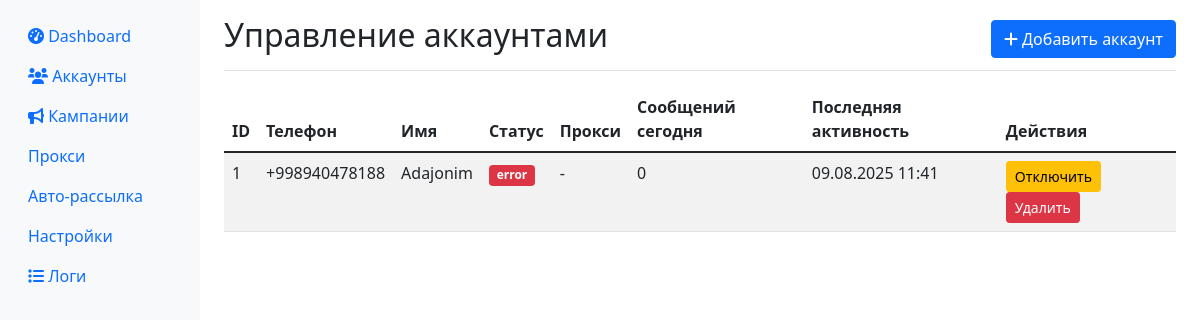
Page /accounts on the earlier database version.
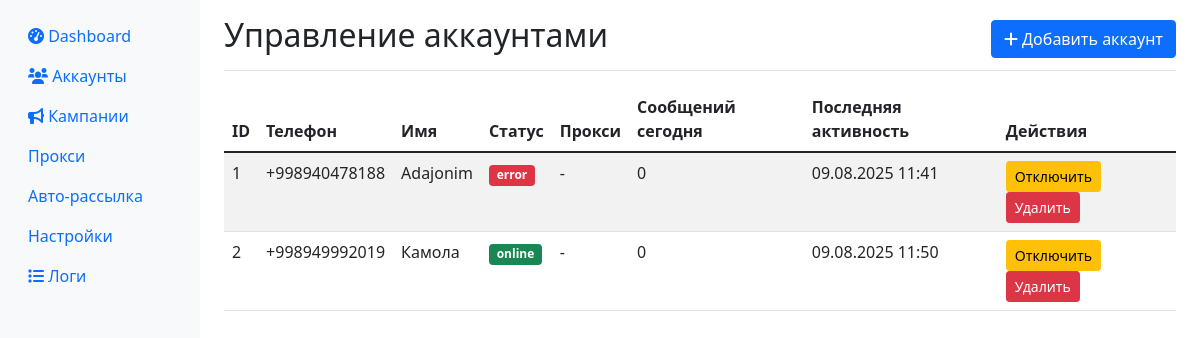
Same page on the later database version.
### app/database.py (models this page shows)
class Account(Base):
    __tablename__ = "accounts"
    id = Column(Integer, primary_key=True, index=True)
    phone = Column(String, unique=True, index=True)
    name = Column(String)
    status = Column(String, default="offline")  # online, offline, blocked, error
    session_data = Column(Text)  # зашифрованная сессия
    proxy = Column(String, nullable=True)
    created_at = Column(DateTime, default=datetime.utcnow)
    last_activity = Column(DateTime, default=datetime.utcnow)
    messages_sent_today = Column(Integer, default=0)
    messages_sent_hour = Column(Integer, default=0)
    last_message_time = Column(DateTime, nullable=True)
    is_active = Column(Boolean, default=True)

### app/web.py (the view)
@app.get("/accounts", response_class=HTMLResponse)
async def accounts_page(request: Request, db: Session = Depends(get_db)):
    accounts = db.query(Account).all()
    return templates.TemplateResponse("accounts.html", {
        "request": request,
        "accounts": accounts
    })

### templates/accounts.html (shortened to what this page needs)
{% extends "base.html" %}
{% block content %}
<div class="d-flex justify-content-between flex-wrap flex-md-nowrap align-items-center pt-3 pb-2 mb-3 border-bottom">
    <h1 class="h2">Управление аккаунтами</h1>
    <button class="btn btn-primary" data-bs-toggle="modal" data-bs-target="#addAccountModal">
        <i class="fas fa-plus"></i> Добавить аккаунт
    </button>
</div>
<div class="table-responsive">
    <table class="table table-striped">
        <thead>
            <tr>
                <th>ID</th>
                <th>Телефон</th>
                <th>Имя</th>
                <th>Статус</th>
                <th>Прокси</th>
                <th>Сообщений сегодня</th>
                <th>Последняя активность</th>
                <th>Действия</th>
            </tr>
        </thead>
        <tbody>
            {% for account in accounts %}
            <tr>
                <td>{{ account.id }}</td>
                <td>{{ account.phone }}</td>
                <td>{{ account.name or '-' }}</td>
                <td>
                    <span class="badge bg-{% if account.status == 'online' %}success{% elif account.status == 'offline' %}secondary{% elif account.status == 'error' %}danger{% else %}warning{% endif %}">
                        {{ account.status }}
                    </span>
                </td>
                <td>{{ account.proxy or '-' }}</td>
                <td>{{ account.messages_sent_today }}</td>
                <td>{{ account.last_activity.strftime('%d.%m.%Y %H:%M') if account.last_activity else '-' }}</td>
                <td>
                    <button class="btn btn-sm btn-{% if account.is_active %}warning{% else %}success{% endif %}"
                            onclick="toggleAccount({{ account.id }})">
                        {% if account.is_active %}Отключить{% else %}Включить{% endif %}
                    </button>
                    <button class="btn btn-sm btn-danger" onclick="deleteAccount({{ account.id }})">
                        Удалить
                    </button>
                </td>
            </tr>
            {% endfor %}
        </tbody>
    </table>
</div>
{% endblock %}

### templates/base.html (shortened to what this page needs)
<!DOCTYPE html>
<html lang="ru">
<head>
    <link href="https://cdn.jsdelivr.net/npm/bootstrap@5.1.3/dist/css/bootstrap.min.css" rel="stylesheet">
    <link href="https://cdnjs.cloudflare.com/ajax/libs/font-awesome/6.0.0/css/all.min.css" rel="stylesheet">
</head>
<body>
    <div class="container-fluid">
        <div class="row">
            <nav class="col-md-2 d-md-block sidebar collapse">
                <div class="position-sticky pt-3">
                    <ul class="nav flex-column">
                        <li class="nav-item">
                            <a class="nav-link" href="/">
                                <i class="fas fa-tachometer-alt"></i> Dashboard
                            </a>
                        </li>
                        <li class="nav-item">
                            <a class="nav-link" href="/accounts">
                                <i class="fas fa-users"></i> Аккаунты
                            </a>
                        </li>
                        <li class="nav-item">
                            <a class="nav-link" href="/campaigns">
                                <i class="fas fa-bullhorn"></i> Кампании
                            </a>
                        </li>
                        <li class="nav-item">
                            <a class="nav-link" href="/proxies">Прокси</a>
                        </li>
                        <li class="nav-item">
                            <a class="nav-link" href="/auto-campaign">Авто-рассылка</a>
                        </li>
                        <li class="nav-item">
                            <a class="nav-link" href="/settings">Настройки</a>
                        </li>
                        <li class="nav-item">
                            <a class="nav-link" href="/logs">
                                <i class="fas fa-list"></i> Логи
                            </a>
                        </li>
                    </ul>
                </div>
            </nav>
            <main class="col-md-10 ms-sm-auto px-md-4">
                {% block content %}{% endblock %}
            </main>
        </div>
    </div>
</body>
</html>

### templates/base.html (style rules this page uses)
.sidebar { min-height: 100vh; background-color: #f8f9fa; }

Differences in the rows shown:
added Account: id "2", phone "+998949992019", name "Камола", status "online", proxy "-", messages_sent_today "0", last_activity "09.08.2025 11:50", is_active "Отключить"
